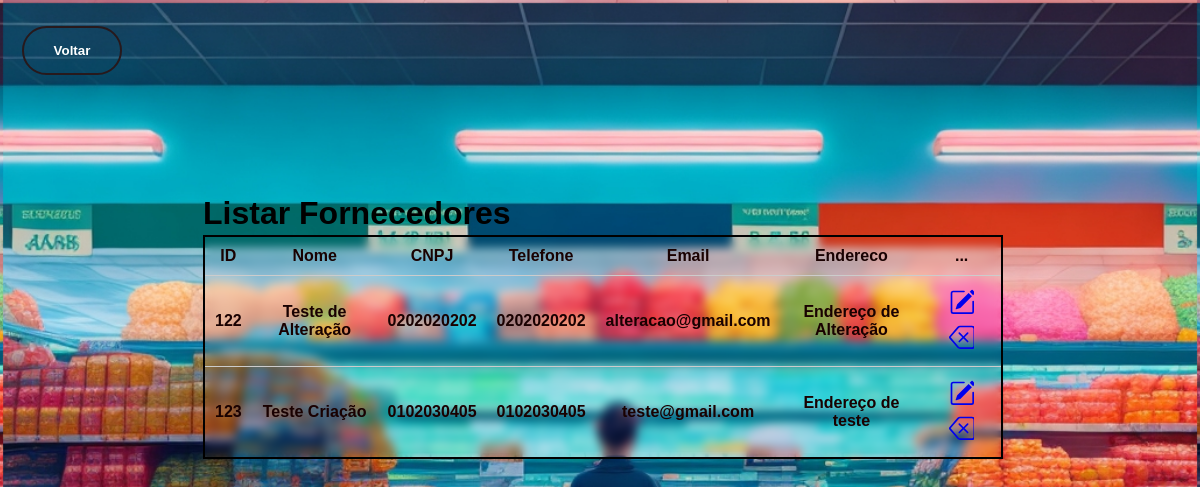
Page /admin/listar-fornecedores.php (signed in) on the committed database.
### tables this page shows
CREATE TABLE `fornecedores` (
  `id_fornecedor` int(100) NOT NULL,
  `nome_fornecedor` varchar(255) NOT NULL,
  `cnpj` varchar(14) NOT NULL,
  `telefone` varchar(50) NOT NULL,
  `email` varchar(50) NOT NULL,
  `endereco` varchar(255) NOT NULL
);

### admin/listar-fornecedores.php (the view, shortened to what this page needs)
<?php
  include_once('conexao.php');
  $sql = "SELECT * FROM fornecedores ORDER BY id_fornecedor ASC";
  $result = $mysqli->query($sql);
?>
<!DOCTYPE html>
<html>
<head>
</head>
<body>
  <form action="home.php">
    <div class="back-background">
      <Button type="submit">Voltar</Button>
    </div>
  </form>
  <div class="container">
    <h1>Listar Fornecedores</h1>
    <table class="tbl">
      <thead>
        <tr>
          <th>ID</th>
          <th>Nome</th>
          <th>CNPJ</th>
          <th>Telefone</th>
          <th>Email</th>
          <th>Endereco</th>
          <th>...</th>
        </tr>
      </thead>
      <tbody>
        <?php
          while($user_data = mysqli_fetch_assoc($result))
          {
            echo "<tr>";
            echo "<td>".$user_data['id_fornecedor']."</td>";
            echo "<td>".$user_data['nome_fornecedor']."</td>";
            echo "<td>".$user_data['cnpj']."</td>";
            echo "<td>".$user_data['telefone']."</td>";
            echo "<td>".$user_data['email']."</td>";
            echo "<td>".$user_data['endereco']."</td>";
            echo "<td>
              <a class='btn btn-sm btn-primary' href='fornecedores-editar.php?id_fornecedor=$user_data[id_fornecedor]'>
              <svg xmlns='http://www.w3.org/2000/svg' width='25' height='25' fill='currentColor' class='bi bi-pencil-square' viewBox='0 0 15 15'>
              <path d='M15.502 1.94a.5.5 0 0 1 0 .706L14.459 3.69l-2-2L13.502.646a.5.5 0 0 1 .707 0l1.293 1.293zm-1.75 2.456-2-2L4.939 9.21a.5.5 0 0 0-.121.196l-.805 2.414a.25.25 0 0 0 .316.316l2.414-.805a.5.5 0 0 0 .196-.12l6.813-6.814z'/>
              <path fill-rule='evenodd' d='M1 13.5A1.5 1.5 0 0 0 2.5 15h11a1.5 1.5 0 0 0 1.5-1.5v-6a.5.5 0 0 0-1 0v6a.5.5 0 0 1-.5.5h-11a.5.5 0 0 1-.5-.5v-11a.5.5 0 0 1 .5-.5H9a.5.5 0 0 0 0-1H2.5A1.5 1.5 0 0 0 1 2.5v11z'/>
              </svg>
              </a>
              <a class='btn btn-sm' href='deletforn.php?id_fornecedor=$user_data[id_fornecedor]'>
              <svg xmlns='http://www.w3.org/2000/svg' width='25' height='25' fill='currentColor' class='bi bi-backspace' viewBox='0 0 15 15'>
              <path d='M5.83 5.146a.5.5 0 0 0 0 .708L7.975 8l-2.147 2.146a.5.5 0 0 0 .707.708l2.147-2.147 2.146 2.147a.5.5 0 0 0 .707-.708L9.39 8l2.146-2.146a.5.5 0 0 0-.707-.708L8.683 7.293 6.536 5.146a.5.5 0 0 0-.707 0z'/>
              <path d='M13.683 1a2 2 0 0 1 2 2v10a2 2 0 0 1-2 2h-7.08a2 2 0 0 1-1.519-.698L.241 8.65a1 1 0 0 1 0-1.302L5.084 1.7A2 2 0 0 1 6.603 1h7.08zm-7.08 1a1 1 0 0 0-.76.35L1 8l4.844 5.65a1 1 0 0 0 .759.35h7.08a1 1 0 0 0 1-1V3a1 1 0 0 0-1-1h-7.08z'/>
              </svg>
              </a>
            </td>";
            echo "</tr>";
          }
        ?>
      </tbody>
    </table>
  </div>
</body>
</html>

### admin/listar-fornecedores.php (style rules this page uses)
* { margin: 3px; }
body { font-family: Arial, sans-serif; padding: 0; background: url(../front/img/bkglstfcn.jpg); background-size: cover; }
.tbl { border: 2px solid #000; backdrop-filter: blur(5px); }
.container { width: 800px; margin: 100px auto; }
h1 { text-align: start; font-weight: bold; color: #000; }
table { color: rgba(25, 1, 1, 5); font-weight: bolder; width: 100%; border-collapse: collapse; }
th, td { padding: 10px; text-align: center; border-bottom: 1px solid #ccc; }
button { width: 100px; padding: 15px 0; text-align: center; margin: 20px 10px; border-radius: 25px; font-weight: bold; border: 2px solid #27191c; background: transparent; color: #fff; cursor: pointer; overflow: hidden; }

### rows in the picture
fornecedores: id_fornecedor "122", nome_fornecedor "Teste de Alteração", cnpj "0202020202", telefone "0202020202", email "alteracao@gmail.com", endereco "Endereço de Alteração"
fornecedores: id_fornecedor "123", nome_fornecedor "Teste Criação", cnpj "0102030405", telefone "0102030405", email "teste@gmail.com", endereco "Endereço de teste"
